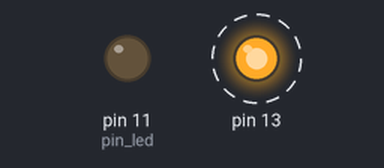
Recording of a sketch running on a simulated Arduino Uno, built with avr-gcc and run on an emulated ATmega328P. Parts: output pins drawn as LEDs (lit = HIGH). Dashed ring = blinking.

Above: at 0.1 s.
Timing chart, 0 to 40.0 s (numbered marks = the images above):
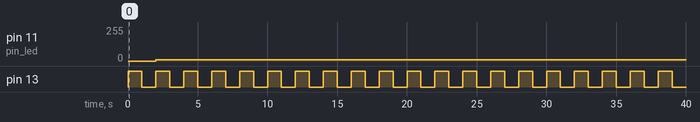

Measured:
- by itself, pin 11 (pin_led): 0/255 → 10/255 at 2.0 s
- by itself, pin 13: alternates HIGH for 1.0 s and LOW for 1.0 s

The sketch:

digital_analogWrite.ino
```cpp
/*
Contenuti
- assegnazione pin INPUT/OUTPUT
- digitalWrite
- analogWrite
*/

// ----------------------
// DEFINIZIONE VARIABILI
// assegnazione variabile pin
int pin_led = 11;
int brightness = 10;

//-----------------------
void setup() {
// impostazioni di pin
// imposto il pin 13 come OUTPUT
pinMode(13, OUTPUT);
// imposto il pin 8 come INPUT
pinMode(8, INPUT);
}

//-----------------------
void loop() {
// istruzioni all'interno del loop -> vengono ripetute ciclicamene
// CONTROLLO USCITE DIGITALI
// HIGH -> 1
// LOW -> 0
digitalWrite(13, HIGH); // "alzo" il pin 13
delay(1000); // attesa di 1 secondo
digitalWrite(13, LOW);
delay(1000);

// CONTROLLO USCITE ANALOGICHE
// si utilizzano i pin con la funzione PWM
// il range di valori va da 0 a 255 (0-100%)
analogWrite(11, 255);     // senza variabili
analogWrite(pin_led, brightness); // con variabili
}
```
